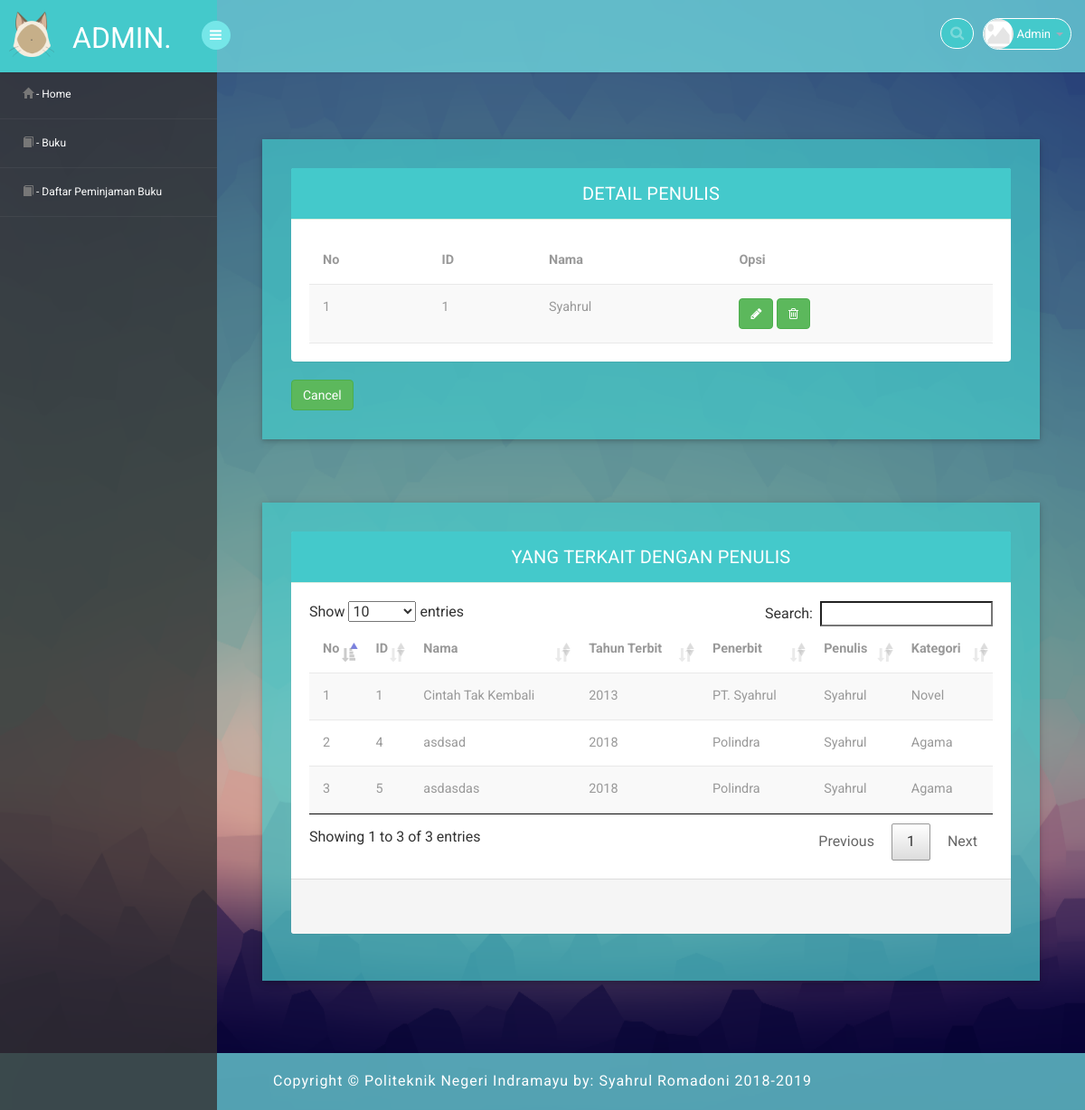
The page /3/media.php?page=detail_penulis&id=1 (signed in) on the database as committed earlier.
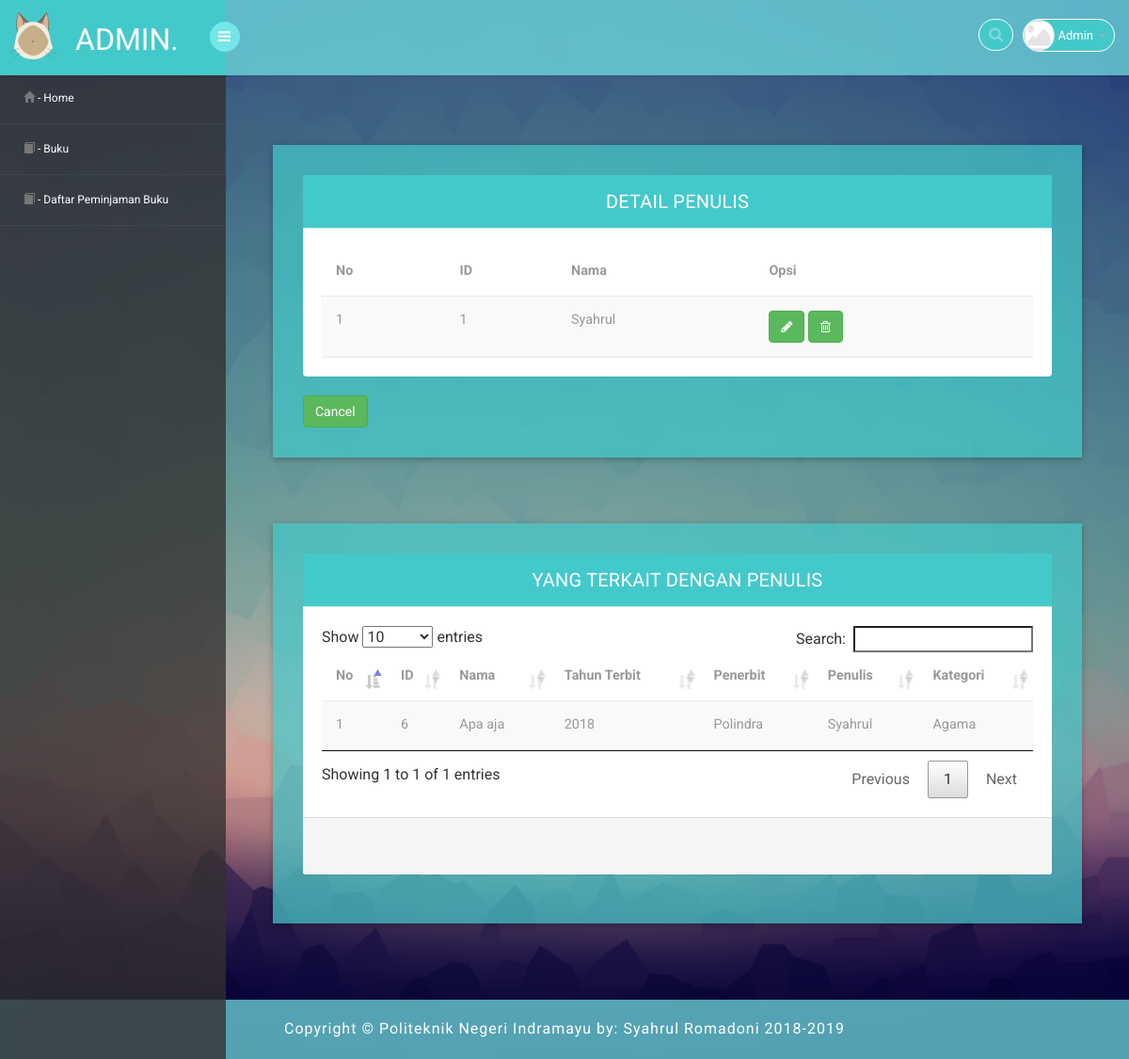
The same page on the database as committed later.
### tables this page shows
CREATE TABLE `penulis` (
  `id` int(11) NOT NULL,
  `nama` varchar(255) NOT NULL,
  `alamat` text,
  `telepon` varchar(255) DEFAULT NULL,
  `email` varchar(255) DEFAULT NULL
);

CREATE TABLE `buku` (
  `id` int(11) NOT NULL,
  `nama` varchar(255) NOT NULL,
  `tahun_terbit` year(4) DEFAULT NULL,
  `id_penulis` int(11) DEFAULT NULL,
  `id_penerbit` int(11) DEFAULT NULL,
  `id_kategori` int(11) DEFAULT NULL,
  `sinopsis` text,
  `sampul` varchar(255) DEFAULT NULL,
  `berkas` varchar(255) DEFAULT NULL
);

CREATE TABLE `penerbit` (
  `id` int(11) NOT NULL,
  `nama` varchar(255) DEFAULT NULL,
  `alamat` text,
  `telepon` varchar(255) DEFAULT NULL,
  `email` varchar(2555) DEFAULT NULL
);

CREATE TABLE `kategori` (
  `id` int(11) NOT NULL,
  `nama` varchar(255) NOT NULL
);

### 3/halaman/mod_buku/detail_penulis.php (the view, shortened to what the changed rows need)
<?php
include "../config/koneksi.php";
$id=$_GET['id'];
$query = "SELECT * FROM penulis WHERE id='$id'";
$hasil = mysqli_query($conn, $query);
$tampil = mysqli_num_rows($hasil);
$i = 1;
if ( $tampil> 0) {
    while ( $data = mysqli_fetch_assoc($hasil)) {
?>
<div class="row">
    <div class="panel-body">
        <div class="col-md-12 w3ls-graph">
            <div class="agileinfo-grap">
                <div class="panel panel-default">
                    <div class="panel-heading">DETAIL PENULIS</div>
                        <div class="table-responsive sr">
                          <table class="table table-striped b-t b-light">
                            <thead>
                              <tr>
                                <th>No</th>
                                <th>ID</th>
                                <th>Nama</th>
                                <th>Opsi</th>
                              </tr>
                            </thead>
                            <tbody>
                                <tr>
                                    <td><?php echo $i++ ?></td>
                                    <td><?php echo $data['id']; ?></td>
                                    <td><?php echo $data['nama']; ?></td>
                                    <td>
                                        <a href="media.php?page=edit_penulis&id=<?php echo $data['id'] ?>"><button class="btn btn-success" type="submit"><i class="fa fa-pencil"></i></button></a>
                                        <a href="halaman/mod_buku/aksi_hapus_penulis.php?id=<?php echo $data['id'] ?>"><button class="btn btn-success" type="submit"><i class="fa fa-trash-o"></i></button></a>
                                    </td>
                              </tr>
                            </tbody>
                        </table>
                    </div>
                </div>
                <div align="left">
                    <button class="btn btn-success" type="button" onclick="history.back()">Cancel</button>
                </div>
            </div>
        </div>
    </div>
</div>
<div class="row">
    <div class="panel-body">
        <div class="col-md-12 w3ls-graph">
            <div class="agileinfo-grap">
                <div class="panel panel-default">
                    <div class="panel-heading">YANG TERKAIT DENGAN PENULIS</div>
                        <div class="table-responsive sr">
                          <table id="data" class="table table-striped b-t b-light">
                            <thead>
                              <tr>
                                <th>No</th>
                                <th>ID</th>
                                <th>Nama</th>
                                <th>Tahun Terbit</th>
                                <th>Penerbit</th>
                                <th>Penulis</th>
                                <th>Kategori</th>
                              </tr>
                            </thead>
                            <tbody>
                                <?php
                                    $query  = "SELECT * FROM buku WHERE id_penulis='$id'";
                                    $hasil  = mysqli_query($conn, $query);
                                    $tampil = mysqli_num_rows($hasil);
                                    $i = 1;
                                    if ( $tampil> 0) {
                                        while ( $data = mysqli_fetch_assoc($hasil)) {
                                ?>
                                <tr>
                                    <td><?php echo $i++ ?></td>
                                    <td><?php echo $data['id']; ?></td>
                                    <td><?php echo $data['nama']; ?></td>
                                    <td><?php echo $data['tahun_terbit']; ?></td>
                                    <?php
                                        $data1 = mysqli_query($conn, "SELECT * FROM penerbit WHERE id='$data[id_penerbit]'");
                                        $id    = mysqli_fetch_array($data1);
                                        $mp1   = $id['nama'];
                                    ?>
                                    <td><?php echo $mp1; ?></td>
                                    <?php
                                        $data2 = mysqli_query($conn, "SELECT * FROM penulis WHERE id='$data[id_penulis]'");
                                        $id    = mysqli_fetch_array($data2);
                                        $mp2   = $id['nama'];
                                    ?>
                                    <td><?php echo $mp2; ?></td>
                                    <?php
                                        $data3 = mysqli_query($conn, "SELECT * FROM kategori WHERE id='$data[id_kategori]'");
                                        $id    = mysqli_fetch_array($data3);
                                        $mp3   = $id['nama'];
                                    ?>
                                    <td><?php echo $mp3; ?></td>
                                </tr>
                                <?php
                                    }
                                }
                                ?>
                            </tbody>
                        </table>
                    </div>
                    <footer class="panel-footer">
                        <div class="row">
                        </div>
                    </footer>
                </div>
            </div>
        </div>
    </div>
</div>
<?php
    }
}
?>

Rows that differ between the two databases and show on the page:
removed buku: id "1", nama "Cintah Tak Kembali", tahun_terbit "2013", id_penerbit.nama "PT. Syahrul", id_penulis.nama "Syahrul", id_kategori.nama "Novel"
removed buku: id "4", nama "asdsad", tahun_terbit "2018", id_penerbit.nama "Polindra", id_penulis.nama "Syahrul", id_kategori.nama "Agama"
removed buku: id "5", nama "asdasdas", tahun_terbit "2018", id_penerbit.nama "Polindra", id_penulis.nama "Syahrul", id_kategori.nama "Agama"
added buku: id "6", nama "Apa aja", tahun_terbit "2018", id_penerbit.nama "Polindra", id_penulis.nama "Syahrul", id_kategori.nama "Agama"
Other text that changed with them:
text written by a page script: "Show entries Search: Showing 1 to 3 of 3 entries Previous 1 Next" → "Show entries Search: Showing 1 to 1 of 1 entries Previous 1 Next"
